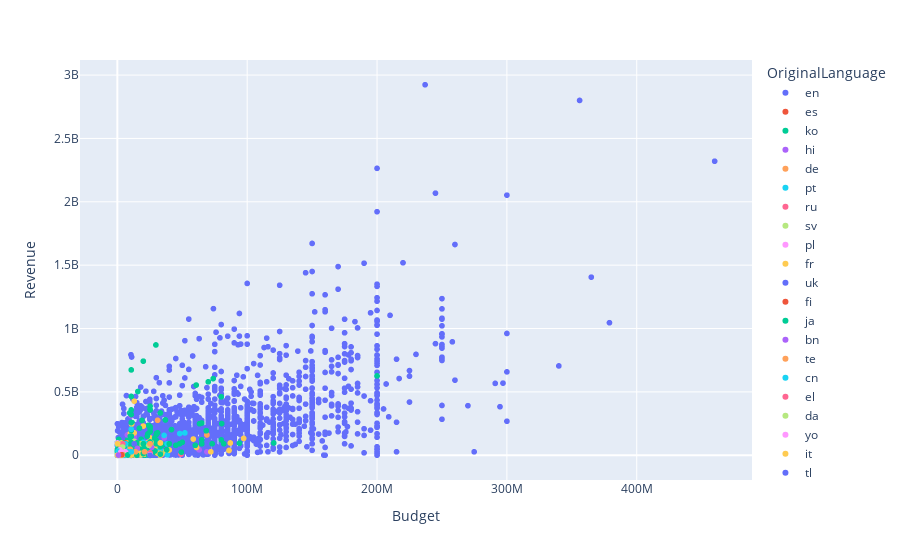

The notebook cell this image was saved under:
### Code cell
def scatter_popularity_vs_vote_count():
    fig = px.scatter(df, x='Budget', y='Revenue', color='OriginalLanguage')
    fig.show()

scatter_popularity_vs_vote_count()

### Figure 1 — Plotly figure (JSON) as saved in the notebook; plotly's stock layout.template omitted (floating-point values rounded to 4 significant figures; data arrays with more than 128 entries replaced by an {"elided": "..."} marker saying what was removed)
{"data": [{"hovertemplate": "OriginalLanguage=en<br>Budget=%{x}<br>Revenue=%{y}<extra></extra>", "legendgroup": "en", "marker": {"color": "#636efa", "symbol": "circle"}, "mode": "markers", "name": "en", "showlegend": true, "type": "scattergl", "x": {"elided": "6903 float values"}, "xaxis": "x", "y": {"elided": "6903 float values"}, "yaxis": "y"}, {"hovertemplate": "OriginalLanguage=es<br>Budget=%{x}<br>Revenue=%{y}<extra></extra>", "legendgroup": "es", "marker": {"color": "#EF553B", "symbol": "circle"}, "mode": "markers", "name": "es", "showlegend": true, "type": "scattergl", "x": {"elided": "250 float values"}, "xaxis": "x", "y": {"elided": "250 float values"}, "yaxis": "y"}, {"hovertemplate": "OriginalLanguage=ko<br>Budget=%{x}<br>Revenue=%{y}<extra></extra>", "legendgroup": "ko", "marker": {"color": "#00cc96", "symbol": "circle"}, "mode": "markers", "name": "ko", "showlegend": true, "type": "scattergl", "x": {"elided": "238 float values"}, "xaxis": "x", "y": {"elided": "238 float values"}, "yaxis": "y"}, {"hovertemplate": "OriginalLanguage=hi<br>Budget=%{x}<br>Revenue=%{y}<extra></extra>", "legendgroup": "hi", "marker": {"color": "#ab63fa", "symbol": "circle"}, "mode": "markers", "name": "hi", "showlegend": true, "type": "scattergl", "x": [25190000.0, 63000000, 36150000, 10700000.0, 10700000.0, 10700000.0, 9000000, 69000000, 13200000, 22000000, 12000000, 10700000.0, 33130000.0, 13000000, 7700000, 2600000, 4000000, 24310000.0, 6663555, 9400000, 10700000.0, 3160000.0, 29000000, 10700000.0, 11000000, 10400000, 33130000.0, 10700000.0, 10700000.0, 10700000.0, 9100000, 33130000.0, 13000000, 4500000, 25190000.0, 7000000, 13000000, 31000000, 19500000, 25190000.0, 10700000.0, 33130000.0, 7400000, 25190000.0, 33130000.0, 6300000, 408000, 13000000, 16000000, 4300000], "xaxis": "x", "y": [90540000.0, 43000000, 136698671, 27240000.0, 27240000.0, 27240000.0, 70000000, 27240000.0, 100000000, 27240000.0, 42345360, 27240000.0, 96900000.0, 37700000, 160000000, 28430000, 96900000.0, 78300000.0, 13311117, 62580000, 27240000.0, 32750000.0, 130000000, 27240000.0, 46396427, 311000000, 96900000.0, 27240000.0, 27240000.0, 27240000.0, 37707444, 36500000, 150000000, 40000000, 90540000.0, 29385320, 27240000.0, 81673897, 91000000, 90540000.0, 27240000.0, 96900000.0, 17000000, 90540000.0, 96900000.0, 40000000, 4800000, 120000000, 67450000, 3376375], "yaxis": "y"}, {"hovertemplate": "OriginalLanguage=de<br>Budget=%{x}<br>Revenue=%{y}<extra></extra>", "legendgroup": "de", "marker": {"color": "#FFA15A", "symbol": "circle"}, "mode": "markers", "name": "de", "showlegend": true, "type": "scattergl", "x": [10700000.0, 3160000.0, 20000000, 9966000.0, 10700000.0, 10700000.0, 8800000, 25190000.0, 10700000.0, 3160000.0, 10700000.0, 25190000.0, 10700000.0, 10700000.0, 10700000.0, 249100, 25190000.0, 2000000, 17739525, 3160000.0, 10700000.0, 14000000, 9966000.0, 25190000.0, 10700000.0, 25190000.0, 25190000.0, 1300000, 24310000.0, 25190000.0, 2000000, 7500000, 3160000.0, 25190000.0, 24310000.0, 25190000.0, 11700000, 1530000, 10700000.0, 5000000, 25190000.0, 3196621, 897700.0, 10700000.0, 25190000.0, 25190000.0, 10700000.0, 1400000, 18339750, 25190000.0, 370000, 33130000.0, 25190000.0, 25190000.0, 3160000.0, 4500000, 3160000.0, 10700000.0, 25190000.0, 13500000, 10700000.0, 2500000, 10700000.0, 7580600, 10700000.0, 1078000.0, 9966000.0, 27000000, 10700000.0, 25190000.0, 25190000.0, 25190000.0, 25190000.0, 4800000, 25190000.0], "xaxis": "x", "y": [27240000.0, 32750000.0, 27240000.0, 46000000.0, 27240000.0, 1819302, 90540000.0, 90540000.0, 27240000.0, 32750000.0, 27240000.0, 90540000.0, 27240000.0, 27240000.0, 27240000.0, 19054, 90540000.0, 70000000, 27240000.0, 32750000.0, 27240000.0, 85000000, 46000000.0, 4983582, 27240000.0, 7700259, 2193474, 650422, 78300000.0, 2330777, 6666618, 19000000, 32750000.0, 6677474, 152972, 90540000.0, 13128530, 7267585, 27240000.0, 77676735, 90540000.0, 25513752, 39110000.0, 27240000.0, 5524381, 4831836, 27240000.0, 32750000.0, 92181574, 3191971, 37041, 13782896, 90540000.0, 90540000.0, 32750000.0, 3764219, 32750000.0, 27240000.0, 90540000.0, 40075446, 27240000.0, 3210139, 3666620, 3092534, 27240000.0, 11440000.0, 3587303, 26937355, 27240000.0, 5188128, 90540000.0, 90540000.0, 90540000.0, 79384880, 90540000.0], "yaxis": "y"}, {"hovertemplate": "OriginalLanguage=pt<br>Budget=%{x}<br>Revenue=%{y}<extra></extra>", "legendgroup": "pt", "marker": {"color": "#19d3f3", "symbol": "circle"}, "mode": "markers", "name": "pt", "showlegend": true, "type": "scattergl", "x": [10700000.0, 10700000.0, 10700000.0, 9966000.0, 39307171, 3300000, 9966000.0, 10700000.0, 10700000.0, 4000000, 25190000.0, 25190000.0, 10700000.0, 10700000.0, 9966000.0, 25190000.0, 10700000.0, 10700000.0, 25190000.0, 10700000.0, 10700000.0, 25190000.0, 10700000.0, 12000000, 10700000.0], "xaxis": "x", "y": [27240000.0, 27240000.0, 27240000.0, 46000000.0, 37070177, 30641770, 46000000.0, 27240000.0, 27240000.0, 14759148, 90540000.0, 63027681, 27240000.0, 27240000.0, 46000000.0, 90540000.0, 27240000.0, 27240000.0, 90540000.0, 27240000.0, 27240000.0, 90540000.0, 27240000.0, 90540000.0, 27240000.0], "yaxis": "y"}, {"hovertemplate": "OriginalLanguage=ru<br>Budget=%{x}<br>Revenue=%{y}<extra></extra>", "legendgroup": "ru", "marker": {"color": "#FF6692", "symbol": "circle"}, "mode": "markers", "name": "ru", "showlegend": true, "type": "scattergl", "x": [10700000.0, 10700000.0, 3500000, 10700000.0, 10700000.0, 6042800, 25190000.0, 8400000, 9100000, 10700000.0, 8819200, 5400000, 5000000, 10700000.0, 9966000.0, 10700000.0, 26000000, 49000000, 120000, 5027266, 8020000, 4000000, 25190000.0, 18000000, 10700000.0, 10700000.0, 3160000.0, 5000000, 10700000.0, 6300000, 10700000.0, 8250000, 25190000.0, 10700000.0, 15000000, 4000000, 10700000.0, 10700000.0, 825370, 4200000, 25190000.0, 15000000, 10000000, 10700000.0, 25190000.0, 3245000.0, 10700000.0, 25190000.0, 3500000, 18000000, 10700000.0, 25190000.0, 3245000.0, 10700000.0, 8000000, 7075038, 13000000, 25190000.0, 1500000, 10700000.0, 10700000.0, 2284000.0], "xaxis": "x", "y": [27240000.0, 7523353, 4944386, 7200000, 27240000.0, 27240000.0, 90540000.0, 27658331, 6459306, 27240000.0, 32104054, 4803565, 4493306, 27240000.0, 168817, 1398488, 34592118, 8685794, 32750000.0, 19454845, 27240000.0, 2363584, 2746207, 10495305, 354023, 27240000.0, 32750000.0, 90540000.0, 27240000.0, 90540000.0, 532054, 30060061, 90540000.0, 596370, 27240000.0, 32750000.0, 27240000.0, 27240000.0, 119266, 42918532, 4988176, 13767037, 27305571, 27240000.0, 90540000.0, 19960000.0, 27240000.0, 90540000.0, 1593464, 26527510, 27240000.0, 90540000.0, 19960000.0, 27240000.0, 36220872, 9868942, 4463059, 2244848, 6945256, 27240000.0, 27240000.0, 10070000.0], "yaxis": "y"}, {"hovertemplate": "OriginalLanguage=sv<br>Budget=%{x}<br>Revenue=%{y}<extra></extra>", "legendgroup": "sv", "marker": {"color": "#B6E880", "symbol": "circle"}, "mode": "markers", "name": "sv", "showlegend": true, "type": "scattergl", "x": [10700000.0, 25190000.0, 24310000.0, 10700000.0, 2200000, 1078000.0, 33130000.0, 10700000.0, 3160000.0, 13000000, 25000000, 10700000.0, 25190000.0, 2284000.0, 10700000.0, 4600000, 10700000.0, 9250000, 10700000.0, 4000000, 24310000.0, 4422952, 25190000.0, 3245000.0, 4000000, 6000000], "xaxis": "x", "y": [27240000.0, 90540000.0, 78300000.0, 27240000.0, 27240000.0, 11440000.0, 528245, 27240000.0, 32750000.0, 109421911, 96900000.0, 27240000.0, 30692889, 10070000.0, 27240000.0, 1007747, 27240000.0, 90540000.0, 98157, 10785801, 78300000.0, 67126795, 4094339, 19960000.0, 43498108, 6795771], "yaxis": "y"}, {"hovertemplate": "OriginalLanguage=pl<br>Budget=%{x}<br>Revenue=%{y}<extra></extra>", "legendgroup": "pl", "marker": {"color": "#FF97FF", "symbol": "circle"}, "mode": "markers", "name": "pl", "showlegend": true, "type": "scattergl", "x": [10700000.0, 10700000.0, 10700000.0, 10700000.0, 10700000.0, 10700000.0, 10700000.0, 10700000.0, 25190000.0, 10700000.0, 10700000.0, 10700000.0, 10700000.0, 10700000.0, 10700000.0, 10700000.0, 10700000.0, 10700000.0, 10000000, 10700000.0, 10700000.0], "xaxis": "x", "y": [27240000.0, 27240000.0, 27240000.0, 27240000.0, 27240000.0, 27240000.0, 27240000.0, 27240000.0, 90540000.0, 27240000.0, 9458590, 27240000.0, 27240000.0, 27240000.0, 27240000.0, 27240000.0, 27240000.0, 27240000.0, 2137751, 27240000.0, 27240000.0], "yaxis": "y"}, {"hovertemplate": "OriginalLanguage=fr<br>Budget=%{x}<br>Revenue=%{y}<extra></extra>", "legendgroup": "fr", "marker": {"color": "#FECB52", "symbol": "circle"}, "mode": "markers", "name": "fr", "showlegend": true, "type": "scattergl", "x": {"elided": "281 float values"}, "xaxis": "x", "y": {"elided": "281 float values"}, "yaxis": "y"}, {"hovertemplate": "OriginalLanguage=uk<br>Budget=%{x}<br>Revenue=%{y}<extra></extra>", "legendgroup": "uk", "marker": {"color": "#636efa", "symbol": "circle"}, "mode": "markers", "name": "uk", "showlegend": true, "type": "scattergl", "x": [5000000, 1000000, 25190000.0], "xaxis": "x", "y": [16858557, 27240000.0, 6914017], "yaxis": "y"}, {"hovertemplate": "OriginalLanguage=fi<br>Budget=%{x}<br>Revenue=%{y}<extra></extra>", "legendgroup": "fi", "marker": {"color": "#EF553B", "symbol": "circle"}, "mode": "markers", "name": "fi", "showlegend": true, "type": "scattergl", "x": [6200000, 10700000.0, 1686858, 3896000, 10000000, 3000000, 1650000, 6100000], "xaxis": "x", "y": [13009289, 27240000.0, 1891907, 490000, 27240000.0, 27240000.0, 90540000.0, 96900000.0], "yaxis": "y"}, {"hovertemplate": "OriginalLanguage=ja<br>Budget=%{x}<br>Revenue=%{y}<extra></extra>", "legendgroup": "ja", "marker": {"color": "#00cc96", "symbol": "circle"}, "mode": "markers", "name": "ja", "showlegend": true, "type": "scattergl", "x": {"elided": "454 float values"}, "xaxis": "x", "y": {"elided": "454 float values"}, "yaxis": "y"}, {"hovertemplate": "OriginalLanguage=bn<br>Budget=%{x}<br>Revenue=%{y}<extra></extra>", "legendgroup": "bn", "marker": {"color": "#ab63fa", "symbol": "circle"}, "mode": "markers", "name": "bn", "showlegend": true, "type": "scattergl", "x": [8000000, 10700000.0], "xaxis": "x", "y": [27240000.0, 27240000.0], "yaxis": "y"}, {"hovertemplate": "OriginalLanguage=te<br>Budget=%{x}<br>Revenue=%{y}<extra></extra>", "legendgroup": "te", "marker": {"color": "#FFA15A", "symbol": "circle"}, "mode": "markers", "name": "te", "showlegend": true, "type": "scattergl", "x": [10700000.0, 7000000, 69000000, 25130430, 31000000, 10700000.0, 547127, 10700000.0, 10700000.0, 10700000.0, 14000000], "xaxis": "x", "y": [27240000.0, 21000000, 160000000, 90747520, 275947313, 27240000.0, 1412957, 27240000.0, 27240000.0, 27240000.0, 28859072], "yaxis": "y"}, {"hovertemplate": "OriginalLanguage=cn<br>Budget=%{x}<br>Revenue=%{y}<extra></extra>", "legendgroup": "cn", "marker": {"color": "#19d3f3", "symbol": "circle"}, "mode": "markers", "name": "cn", "showlegend": true, "type": "scattergl", "x": {"elided": "133 float values"}, "xaxis": "x", "y": {"elided": "133 float values"}, "yaxis": "y"}, {"hovertemplate": "OriginalLanguage=el<br>Budget=%{x}<br>Revenue=%{y}<extra></extra>", "legendgroup": "el", "marker": {"color": "#FF6692", "symbol": "circle"}, "mode": "markers", "name": "el", "showlegend": true, "type": "scattergl", "x": [9966000.0, 275576, 25190000.0, 783000], "xaxis": "x", "y": [46000000.0, 110197, 90540000.0, 9000000], "yaxis": "y"}, {"hovertemplate": "OriginalLanguage=da<br>Budget=%{x}<br>Revenue=%{y}<extra></extra>", "legendgroup": "da", "marker": {"color": "#B6E880", "symbol": "circle"}, "mode": "markers", "name": "da", "showlegend": true, "type": "scattergl", "x": [10700000.0, 2700000, 10700000.0, 10700000.0, 3800000, 19000000, 10700000.0, 10700000.0, 5150000, 3000000, 5300000, 25190000.0, 10700000.0, 2500000, 25190000.0, 25190000.0, 5070773, 5210000, 10500000, 10700000.0, 18000000, 6000000, 25190000.0, 965000, 5848257, 24310000.0], "xaxis": "x", "y": [27240000.0, 27240000.0, 27240000.0, 27240000.0, 18309793, 90540000.0, 27240000.0, 27240000.0, 21700000, 623462, 679505, 2403409, 27240000.0, 7235, 90540000.0, 90540000.0, 90540000.0, 5900000, 1363964, 39200, 5595327, 90540000.0, 90540000.0, 78300000.0, 90540000.0, 3803298], "yaxis": "y"}, {"hovertemplate": "OriginalLanguage=yo<br>Budget=%{x}<br>Revenue=%{y}<extra></extra>", "legendgroup": "yo", "marker": {"color": "#FF97FF", "symbol": "circle"}, "mode": "markers", "name": "yo", "showlegend": true, "type": "scattergl", "x": [10700000.0, 10700000.0], "xaxis": "x", "y": [27240000.0, 27240000.0], "yaxis": "y"}, {"hovertemplate": "OriginalLanguage=it<br>Budget=%{x}<br>Revenue=%{y}<extra></extra>", "legendgroup": "it", "marker": {"color": "#FECB52", "symbol": "circle"}, "mode": "markers", "name": "it", "showlegend": true, "type": "scattergl", "x": {"elided": "142 float values"}, "xaxis": "x", "y": {"elided": "142 float values"}, "yaxis": "y"}, {"hovertemplate": "OriginalLanguage=tl<br>Budget=%{x}<br>Revenue=%{y}<extra></extra>", "legendgroup": "tl", "marker": {"color": "#636efa", "symbol": "circle"}, "mode": "markers", "name": "tl", "showlegend": true, "type": "scattergl", "x": [10700000.0, 10700000.0, 10700000.0, 10700000.0, 10700000.0, 10700000.0, 10700000.0, 10700000.0, 10700000.0, 10700000.0, 10700000.0, 10700000.0, 10700000.0, 10700000.0, 10700000.0, 10700000.0, 10700000.0, 10700000.0, 10700000.0, 10700000.0, 10700000.0, 10700000.0, 10700000.0, 10700000.0, 10700000.0, 10700000.0, 10700000.0, 10700000.0, 10700000.0, 10700000.0, 10700000.0, 10700000.0, 10700000.0, 10700000.0, 10700000.0, 10700000.0, 10700000.0, 25190000.0, 10700000.0, 10700000.0, 10700000.0], "xaxis": "x", "y": [27240000.0, 27240000.0, 27240000.0, 27240000.0, 27240000.0, 27240000.0, 27240000.0, 27240000.0, 27240000.0, 27240000.0, 27240000.0, 27240000.0, 27240000.0, 27240000.0, 27240000.0, 27240000.0, 27240000.0, 27240000.0, 27240000.0, 27240000.0, 27240000.0, 27240000.0, 27240000.0, 27240000.0, 27240000.0, 27240000.0, 27240000.0, 27240000.0, 27240000.0, 27240000.0, 27240000.0, 27240000.0, 27240000.0, 27240000.0, 27240000.0, 27240000.0, 27240000.0, 90540000.0, 27240000.0, 27240000.0, 27240000.0], "yaxis": "y"}, {"hovertemplate": "OriginalLanguage=is<br>Budget=%{x}<br>Revenue=%{y}<extra></extra>", "legendgroup": "is", "marker": {"color": "#EF553B", "symbol": "circle"}, "mode": "markers", "name": "is", "showlegend": true, "type": "scattergl", "x": [10700000.0, 10700000.0, 10700000.0], "xaxis": "x", "y": [27240000.0, 27240000.0, 3189087], "yaxis": "y"}, {"hovertemplate": "OriginalLanguage=zh<br>Budget=%{x}<br>Revenue=%{y}<extra></extra>", "legendgroup": "zh", "marker": {"color": "#00cc96", "symbol": "circle"}, "mode": "markers", "name": "zh", "showlegend": true, "type": "scattergl", "x": {"elided": "142 float values"}, "xaxis": "x", "y": {"elided": "142 float values"}, "yaxis": "y"}, {"hovertemplate": "OriginalLanguage=ta<br>Budget=%{x}<br>Revenue=%{y}<extra></extra>", "legendgroup": "ta", "marker": {"color": "#ab63fa", "symbol": "circle"}, "mode": "markers", "name": "ta", "showlegend": true, "type": "scattergl", "x": [10700000.0, 10700000.0, 15354648, 26400000, 25190000.0], "xaxis": "x", "y": [17860258, 27240000.0, 54172014, 62000000, 90540000.0], "yaxis": "y"}, {"hovertemplate": "OriginalLanguage=nl<br>Budget=%{x}<br>Revenue=%{y}<extra></extra>", "legendgroup": "nl", "marker": {"color": "#FFA15A", "symbol": "circle"}, "mode": "markers", "name": "nl", "showlegend": true, "type": "scattergl", "x": [10700000.0, 10700000.0, 10700000.0, 10700000.0, 10700000.0, 10700000.0, 10700000.0, 14000000, 10700000.0, 25190000.0, 25190000.0, 9966000.0, 25190000.0, 21000000, 10700000.0, 25190000.0, 25190000.0, 9966000.0, 10700000.0, 10700000.0, 25190000.0], "xaxis": "x", "y": [27240000.0, 27240000.0, 27240000.0, 27240000.0, 27240000.0, 27240000.0, 1843824, 27240000.0, 27240000.0, 90540000.0, 90540000.0, 46000000.0, 90540000.0, 26768563, 27240000.0, 90540000.0, 90540000.0, 46000000.0, 27240000.0, 27240000.0, 90540000.0], "yaxis": "y"}, {"hovertemplate": "OriginalLanguage=no<br>Budget=%{x}<br>Revenue=%{y}<extra></extra>", "legendgroup": "no", "marker": {"color": "#19d3f3", "symbol": "circle"}, "mode": "markers", "name": "no", "showlegend": true, "type": "scattergl", "x": [10700000.0, 6300000, 5904067, 10700000.0, 10700000.0, 8300000, 5000000, 10700000.0, 10700000.0, 25190000.0, 25190000.0, 25190000.0, 10700000.0, 3400000, 10700000.0, 8129089, 800000, 7806306, 6500000, 5233963, 5741614, 33130000.0, 25190000.0, 10700000.0, 10700000.0, 7300000, 25190000.0], "xaxis": "x", "y": [27240000.0, 90540000.0, 12975143, 27240000.0, 27240000.0, 2836382, 11800000, 27240000.0, 27240000.0, 90540000.0, 4522950, 90540000.0, 27240000.0, 27240000.0, 27240000.0, 27240000.0, 2166797, 9567121, 3721345, 90540000.0, 1471656, 96900000.0, 37473, 27240000.0, 1051375, 2996763, 18962444], "yaxis": "y"}, {"hovertemplate": "OriginalLanguage=tr<br>Budget=%{x}<br>Revenue=%{y}<extra></extra>", "legendgroup": "tr", "marker": {"color": "#FF6692", "symbol": "circle"}, "mode": "markers", "name": "tr", "showlegend": true, "type": "scattergl", "x": [10700000.0, 25190000.0, 10700000.0, 4172781, 10700000.0, 10700000.0, 10700000.0, 25190000.0, 25190000.0, 10700000.0, 10700000.0, 25190000.0], "xaxis": "x", "y": [27240000.0, 19289062, 27240000.0, 90540000.0, 27240000.0, 27240000.0, 27240000.0, 90540000.0, 90540000.0, 27240000.0, 27240000.0, 1656516], "yaxis": "y"}, {"hovertemplate": "OriginalLanguage=ar<br>Budget=%{x}<br>Revenue=%{y}<extra></extra>", "legendgroup": "ar", "marker": {"color": "#B6E880", "symbol": "circle"}, "mode": "markers", "name": "ar", "showlegend": true, "type": "scattergl", "x": [10700000.0, 10700000.0, 4000000, 33130000.0, 24310000.0], "xaxis": "x", "y": [27240000.0, 1338195, 64978931, 96900000.0, 78300000.0], "yaxis": "y"}, {"hovertemplate": "OriginalLanguage=th<br>Budget=%{x}<br>Revenue=%{y}<extra></extra>", "legendgroup": "th", "marker": {"color": "#FF97FF", "symbol": "circle"}, "mode": "markers", "name": "th", "showlegend": true, "type": "scattergl", "x": [10700000.0, 1100000, 6000000, 10700000.0, 8500000, 25190000.0, 10700000.0, 10700000.0, 10700000.0, 125000, 10700000.0, 25190000.0, 25190000.0, 25190000.0, 10700000.0, 1839169, 10700000.0, 33130000.0, 25190000.0, 10700000.0, 25190000.0, 33130000.0, 10700000.0, 10700000.0], "xaxis": "x", "y": [27240000.0, 20112926, 27165581, 7230000, 8936663, 90540000.0, 27240000.0, 27240000.0, 27240000.0, 96900000.0, 27240000.0, 90540000.0, 3302463, 2340363, 27240000.0, 42350000, 27240000.0, 96900000.0, 90540000.0, 27240000.0, 90540000.0, 96900000.0, 27240000.0, 27240000.0], "yaxis": "y"}, {"hovertemplate": "OriginalLanguage=id<br>Budget=%{x}<br>Revenue=%{y}<extra></extra>", "legendgroup": "id", "marker": {"color": "#FECB52", "symbol": "circle"}, "mode": "markers", "name": "id", "showlegend": true, "type": "scattergl", "x": [10700000.0, 1100000, 4500000, 147983, 10700000.0, 25190000.0, 25190000.0, 10700000.0, 10700000.0, 25190000.0, 25190000.0], "xaxis": "x", "y": [27240000.0, 9148519, 6566916, 90540000.0, 27240000.0, 90540000.0, 90540000.0, 27240000.0, 27240000.0, 90540000.0, 90540000.0], "yaxis": "y"}, {"hovertemplate": "OriginalLanguage=sr<br>Budget=%{x}<br>Revenue=%{y}<extra></extra>", "legendgroup": "sr", "marker": {"color": "#636efa", "symbol": "circle"}, "mode": "markers", "name": "sr", "showlegend": true, "type": "scattergl", "x": [25190000.0], "xaxis": "x", "y": [1541], "yaxis": "y"}, {"hovertemplate": "OriginalLanguage=eu<br>Budget=%{x}<br>Revenue=%{y}<extra></extra>", "legendgroup": "eu", "marker": {"color": "#EF553B", "symbol": "circle"}, "mode": "markers", "name": "eu", "showlegend": true, "type": "scattergl", "x": [25190000.0], "xaxis": "x", "y": [90540000.0], "yaxis": "y"}, {"hovertemplate": "OriginalLanguage=mk<br>Budget=%{x}<br>Revenue=%{y}<extra></extra>", "legendgroup": "mk", "marker": {"color": "#00cc96", "symbol": "circle"}, "mode": "markers", "name": "mk", "showlegend": true, "type": "scattergl", "x": [10700000.0], "xaxis": "x", "y": [125000], "yaxis": "y"}, {"hovertemplate": "OriginalLanguage=vi<br>Budget=%{x}<br>Revenue=%{y}<extra></extra>", "legendgroup": "vi", "marker": {"color": "#ab63fa", "symbol": "circle"}, "mode": "markers", "name": "vi", "showlegend": true, "type": "scattergl", "x": [10700000.0], "xaxis": "x", "y": [27240000.0], "yaxis": "y"}, {"hovertemplate": "OriginalLanguage=xx<br>Budget=%{x}<br>Revenue=%{y}<extra></extra>", "legendgroup": "xx", "marker": {"color": "#FFA15A", "symbol": "circle"}, "mode": "markers", "name": "xx", "showlegend": true, "type": "scattergl", "x": [10700000.0], "xaxis": "x", "y": [27240000.0], "yaxis": "y"}, {"hovertemplate": "OriginalLanguage=cs<br>Budget=%{x}<br>Revenue=%{y}<extra></extra>", "legendgroup": "cs", "marker": {"color": "#19d3f3", "symbol": "circle"}, "mode": "markers", "name": "cs", "showlegend": true, "type": "scattergl", "x": [10700000.0, 580000, 1130710, 25190000.0], "xaxis": "x", "y": [27240000.0, 32750000.0, 6638849, 90540000.0], "yaxis": "y"}, {"hovertemplate": "OriginalLanguage=he<br>Budget=%{x}<br>Revenue=%{y}<extra></extra>", "legendgroup": "he", "marker": {"color": "#FF6692", "symbol": "circle"}, "mode": "markers", "name": "he", "showlegend": true, "type": "scattergl", "x": [10700000.0, 25190000.0], "xaxis": "x", "y": [27240000.0, 90540000.0], "yaxis": "y"}, {"hovertemplate": "OriginalLanguage=gl<br>Budget=%{x}<br>Revenue=%{y}<extra></extra>", "legendgroup": "gl", "marker": {"color": "#B6E880", "symbol": "circle"}, "mode": "markers", "name": "gl", "showlegend": true, "type": "scattergl", "x": [3900000], "xaxis": "x", "y": [10238603], "yaxis": "y"}, {"hovertemplate": "OriginalLanguage=ml<br>Budget=%{x}<br>Revenue=%{y}<extra></extra>", "legendgroup": "ml", "marker": {"color": "#FF97FF", "symbol": "circle"}, "mode": "markers", "name": "ml", "showlegend": true, "type": "scattergl", "x": [2800000], "xaxis": "x", "y": [27240000.0], "yaxis": "y"}, {"hovertemplate": "OriginalLanguage=fa<br>Budget=%{x}<br>Revenue=%{y}<extra></extra>", "legendgroup": "fa", "marker": {"color": "#FECB52", "symbol": "circle"}, "mode": "markers", "name": "fa", "showlegend": true, "type": "scattergl", "x": [10700000.0, 180000, 33130000.0], "xaxis": "x", "y": [1252637, 925402, 96900000.0], "yaxis": "y"}, {"hovertemplate": "OriginalLanguage=kn<br>Budget=%{x}<br>Revenue=%{y}<extra></extra>", "legendgroup": "kn", "marker": {"color": "#636efa", "symbol": "circle"}, "mode": "markers", "name": "kn", "showlegend": true, "type": "scattergl", "x": [13000000, 25190000.0], "xaxis": "x", "y": [90410749, 90540000.0], "yaxis": "y"}, {"hovertemplate": "OriginalLanguage=nb<br>Budget=%{x}<br>Revenue=%{y}<extra></extra>", "legendgroup": "nb", "marker": {"color": "#EF553B", "symbol": "circle"}, "mode": "markers", "name": "nb", "showlegend": true, "type": "scattergl", "x": [3500000], "xaxis": "x", "y": [4159678], "yaxis": "y"}, {"hovertemplate": "OriginalLanguage=la<br>Budget=%{x}<br>Revenue=%{y}<extra></extra>", "legendgroup": "la", "marker": {"color": "#00cc96", "symbol": "circle"}, "mode": "markers", "name": "la", "showlegend": true, "type": "scattergl", "x": [8000000], "xaxis": "x", "y": [2440478], "yaxis": "y"}, {"hovertemplate": "OriginalLanguage=ro<br>Budget=%{x}<br>Revenue=%{y}<extra></extra>", "legendgroup": "ro", "marker": {"color": "#ab63fa", "symbol": "circle"}, "mode": "markers", "name": "ro", "showlegend": true, "type": "scattergl", "x": [852510], "xaxis": "x", "y": [1185783], "yaxis": "y"}, {"hovertemplate": "OriginalLanguage=km<br>Budget=%{x}<br>Revenue=%{y}<extra></extra>", "legendgroup": "km", "marker": {"color": "#FFA15A", "symbol": "circle"}, "mode": "markers", "name": "km", "showlegend": true, "type": "scattergl", "x": [25190000.0], "xaxis": "x", "y": [90540000.0], "yaxis": "y"}, {"hovertemplate": "OriginalLanguage=pa<br>Budget=%{x}<br>Revenue=%{y}<extra></extra>", "legendgroup": "pa", "marker": {"color": "#19d3f3", "symbol": "circle"}, "mode": "markers", "name": "pa", "showlegend": true, "type": "scattergl", "x": [10700000.0], "xaxis": "x", "y": [27240000.0], "yaxis": "y"}], "layout": {"legend": {"title": {"text": "OriginalLanguage"}, "tracegroupgap": 0}, "margin": {"t": 60}, "xaxis": {"anchor": "y", "domain": [0, 1], "title": {"text": "Budget"}}, "yaxis": {"anchor": "x", "domain": [0, 1], "title": {"text": "Revenue"}}}}
